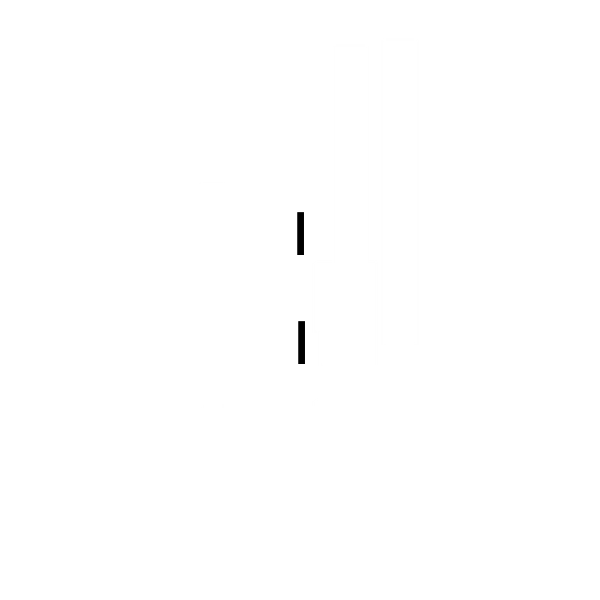
#> input picture blank_map_with_obstacle.pgm, 600 x 600 px
$ python Test_check_line_of_sight.py
#> lines starting #> are read from the running program, lines starting #| are printed output that depends on the picture
### check_line_of_sight.py
import numpy as np

def check_line_of_sight(image, x1, y1, x2, y2, thresh=200):
    line = get_line(x1,y1,x2,y2)
    # check for collisions
    for point in line:
        value = image[point[1],point[0]] # not sure why the points are flipped, but it works
        if value < thresh: # colliding
            print("collision at:",point,"--value",value)
            return False
    return True


def get_line(x1, y1, x2, y2):
    points = []
    issteep = abs(y2-y1) > abs(x2-x1)
    if issteep:
        x1, y1 = y1, x1
        x2, y2 = y2, x2
    rev = False
    if x1 > x2:
        x1, x2 = x2, x1
        y1, y2 = y2, y1
        rev = True
    deltax = x2 - x1
    deltay = abs(y2-y1)
    error = int(deltax / 2)
    y = y1
    ystep = None
    if y1 < y2:
        ystep = 1
    else:
        ystep = -1
    for x in range(x1, x2 + 1):
        if issteep:
            points.append((y, x))
        else:
            points.append((x, y))
        error -= deltay
        if error < 0:
            y += ystep
            error += deltax
    # Reverse the list if the coordinates were reversed
    if rev:
        points.reverse()
    return points

### Test_check_line_of_sight.py
import check_line_of_sight as los
import cv2
import numpy as np
from matplotlib import pyplot as plt

x1, y1, x2, y2 = 110, 220, 500, 390

# open the image
image1 = cv2.imread("blank_map_with_obstacle.pgm")
#> image1 is the input picture: shape (600, 600, 3); min 0, max 255, mean 254.6
imagegs = cv2.cvtColor(image1, cv2.COLOR_BGR2GRAY)
#imageNp = np.array(imagegs)

#dilate the map
kernel = np.ones((20, 20), np.uint8)
img_erosion = cv2.erode(imagegs, kernel, iterations=1)
mapDilated = cv2.erode(img_erosion, kernel, iterations=1)


print("line of sight is: ", los.check_line_of_sight(mapDilated, x1, y1, x2, y2))
#> the loop in check_line_of_sight, `for point in line:` made 191 passes
#| collision at: (300, 303) --value 32
#| line of sight is:  False

# Draw the images
plt.imshow(mapDilated, plt.cm.gray) # draw map
line = los.get_line(x1, y1, x2, y2)
X = [point[0] for point in line]
Y = [point[1] for point in line]
plt.plot(X,Y)

plt.show()
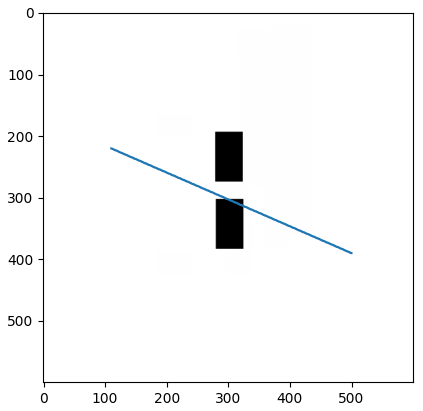
#> figure drawn by matplotlib, 1 panel

$ run again, with techviko.pgm copied over blank_map_with_obstacle.pgm
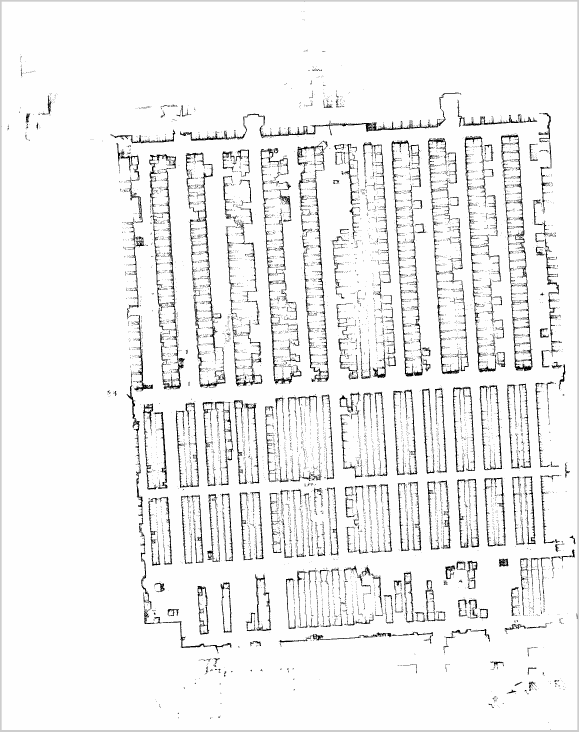
#> input picture techviko.pgm, 1737 x 2195 px (shown at 1/3 size)
#> image1 is the input picture: shape (2195, 1737, 3); min 0, max 254, mean 240
#> `mapDilated = cv2.erode(img_erosion, kernel, iterations=1)`:
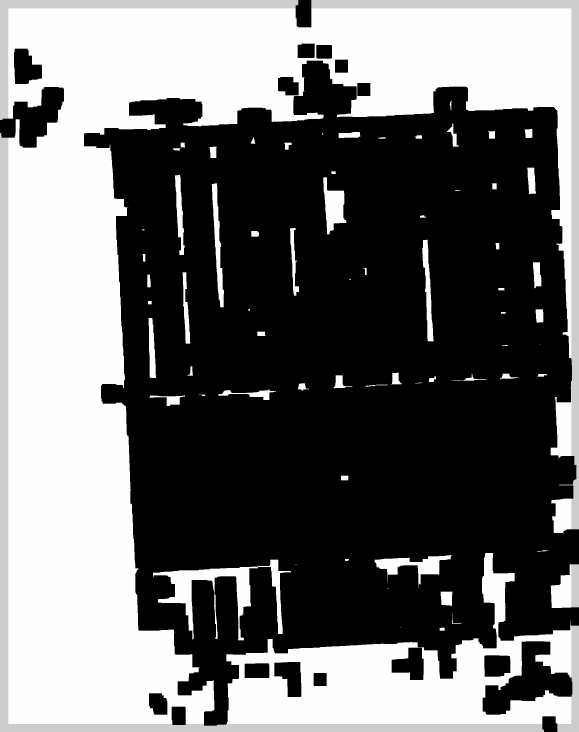
#> mapDilated: shape (2195, 1737) (shown at 1/3 size); min 0, max 254, mean 107.4
#> the loop in check_line_of_sight, `for point in line:` made 1 pass
#> value on pass 1: 0
#> (printed output is left out)
#| line of sight is:  False
#> `plt.show()`:
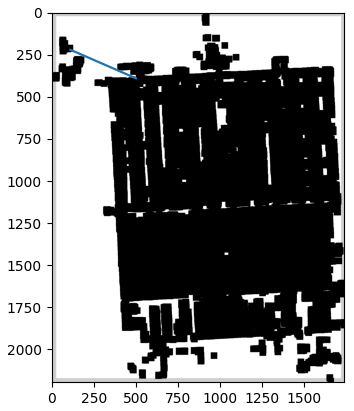
#> figure drawn by matplotlib, 1 panel
